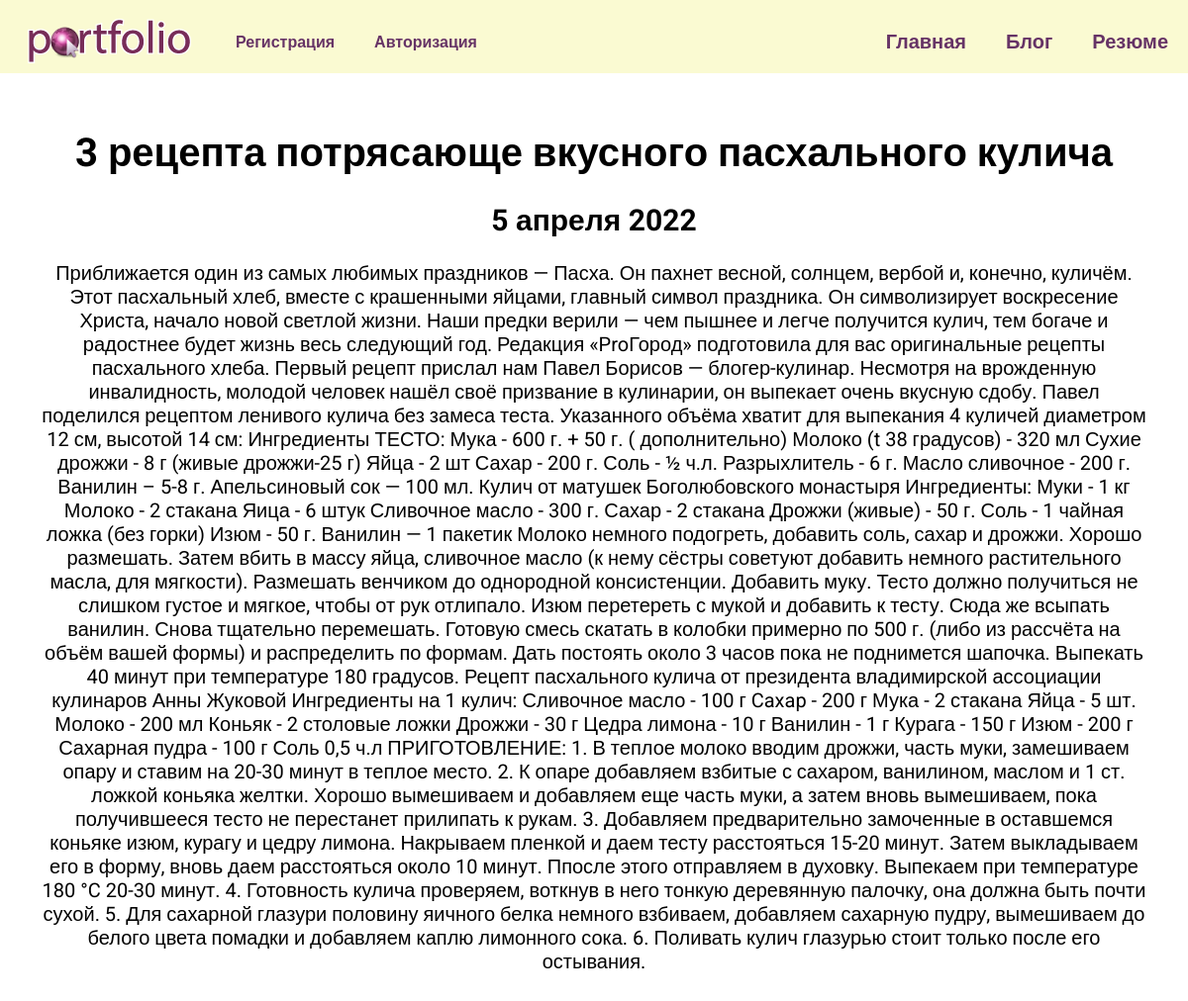
Screenshot of /bl/2 with the database file from the repository.
### bl/models.py (models this page shows, shortened)
class Bl(models.Model):
    title = models.CharField(max_length=200)
    description = models.TextField()
    date = models.DateField()

### bl/views.py (the view)
# urls.py: path('<int:blog_id>', views.detail, name='detail')
def detail(request, blog_id):
    blog = get_object_or_404(Bl, pk=blog_id)
    return render(request, 'bl/detail.html', {'blog': blog})

### bl/templates/bl/detail.html
{% extends 'CityVladimir/base.html' %}
{% block content %}
<div class="detail">
    <h1>{{blog.title}}</h1>
    <h2>{{blog.date|date:'j E Y'}}</h2>
    {{blog.description|safe}}
</div>
{% endblock %}

### CityVladimir/static/css/style.css (style rules this page uses)
body { background-color: #ffffff; font-family: 'Roboto', sans-serif; padding: 0; margin: 0; }
.detail { background-color: white; padding: 20px 20px 60px 20px; }

### rows the page displays
Bl: title "3 рецепта потрясающе вкусного пасхального кулича", date "5 апреля 2022", description "Приближается один из самых любимых праздников — Пасха. Он пахнет весной, солнцем, вербой и, конечно, куличём. Этот пасхальный хлеб, вместе с крашенными яйцами, главный символ праздника. Он символизирует воскресение Христа, начало новой светлой жизни. Наши предки верили — чем пышнее и легче получится кулич, тем богаче и радостнее будет жизнь весь следующий год. Редакция «ProГород» подготовила для вас оригинальные рецепты пасхального хлеба. Первый рецепт прислал нам Павел Борисов — блогер-кулинар. Несмотря на врожденную инвалидность, молодой человек нашёл своё призвание в кулинарии, он выпекает очень вкусную сдобу. Павел поделился рецептом ленивого кулича без замеса теста. Указанного объёма…"
